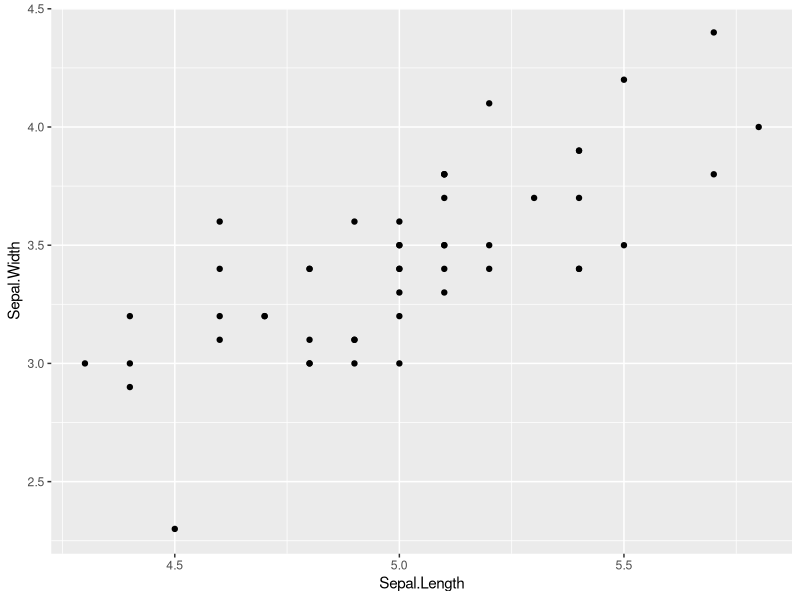
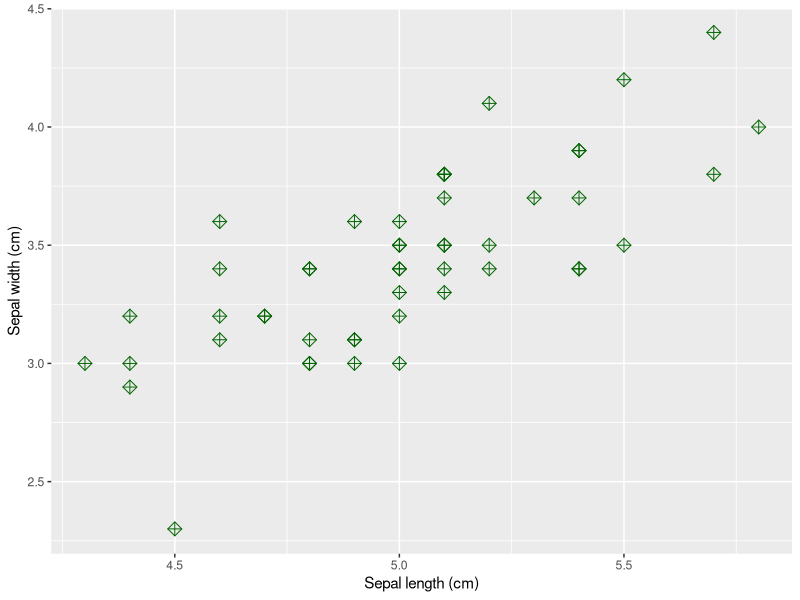

The R source for these figures, in order:
#Exercise 2 Answer Key
library(tidyr)
library(ggplot2)

#1.	Load the “Iris data” using the following code
data("iris")

#2.	Convert the wide iris data to long. 
#   a.	Columns to convert to long include: Sepal.Length, Sepal.Width, Petal.Length, and Petal.Width
#   b.	Name the new names column “measurement”
#   c.	Name the new value column “length”

iris_long <- iris %>% pivot_longer(cols = c("Sepal.Length", "Sepal.Width", "Petal.Length", "Petal.Width"),
                                    names_to = "measurement",
                                    values_to = "length")

#3.	Return a vector of unique species names in the “iris_long” data frame

unique(iris_long$Species)

#4.	Using the “iris_long” data frame, filter only Sepal Lengths that are greater than 5.0 and 
#assign the results to a new data frame named “filtered_iris’
filtered_iris <- iris_long %>%
                dplyr::filter(measurement == "Sepal.Length" & length > 5.0)
filtered_iris

#5.	Using the "iris_long" data frame, select only the setosa species, group the data by measurement, 
#calculate the mean length for each measurement, and sort by the mean length for each measurement.

iris_long %>%
  dplyr::filter(Species == "setosa") %>%
  dplyr::group_by(measurement) %>%
  dplyr::summarise(Mean_length = mean (length, na.rm = TRUE)) %>%
  dplyr::arrange(Mean_length)


#6.	Create a scatterplot of setosa Sepal. Length (x-axis) and Sepal.Width (y-axis). 
#Note you will have to filter the original iris data set.

irissub <- iris %>% 
  dplyr::filter(Species == "setosa")

ggplot(irissub, aes(x = Sepal.Length, y = Sepal.Width)) +
  geom_point() 


#7.	Adjust the scatterplot created in 6 to the following: use the shape number 9, 
#increase the size to 3, change the color to anything you would like, 
#change the x-axis label to "Sepal length (cm)" and the x-aix label to "Sepal width (cm).

ggplot(irissub, aes(x = Sepal.Length, y = Sepal.Width)) +
  geom_point(shape = 9, size = 3, color = "darkgreen") +
  xlab("Sepal length (cm)") + 
  ylab("Sepal width (cm)")
